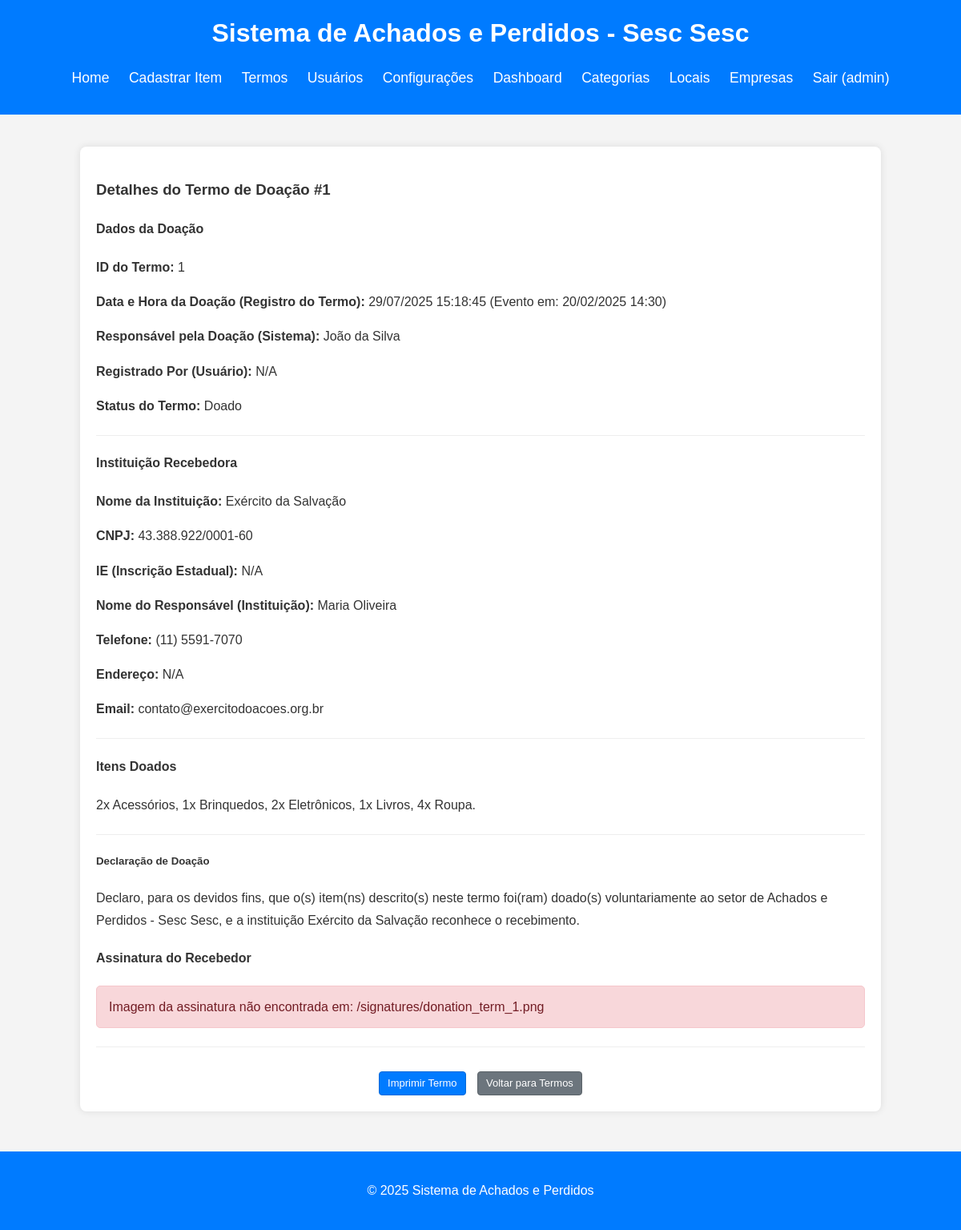
The page /view_donation_term_page.php?term_id=1 (signed in) on the database its author committed.
### tables this page shows
CREATE TABLE `settings` (
    `config_id` INT PRIMARY KEY DEFAULT 1,
    `unidade_nome` VARCHAR(255),
    `cnpj` VARCHAR(20),
    `endereco_rua` VARCHAR(255),
    `endereco_numero` VARCHAR(50),
    `endereco_bairro` VARCHAR(100),
    `endereco_cidade` VARCHAR(100),
    `endereco_estado` VARCHAR(50),
    `endereco_cep` VARCHAR(10),
    `last_updated` TIMESTAMP DEFAULT CURRENT_TIMESTAMP ON UPDATE CURRENT_TIMESTAMP,
    CONSTRAINT check_single_row CHECK (config_id = 1)
);

CREATE TABLE `donation_terms` (
    `term_id` INT AUTO_INCREMENT PRIMARY KEY,
    `user_id` INT,
    `responsible_donation` VARCHAR(255) NOT NULL,
    `donation_date` DATE NOT NULL,
    `donation_time` TIME NOT NULL,
    `company_id` INT DEFAULT NULL,
    `institution_name` VARCHAR(255) DEFAULT NULL,
    `institution_cnpj` VARCHAR(20),
    `institution_ie` VARCHAR(50),
    `institution_responsible_name` VARCHAR(255) DEFAULT NULL,
    `institution_phone` VARCHAR(30),
    `institution_address_street` VARCHAR(255),
    `institution_address_number` VARCHAR(30),
    `institution_address_bairro` VARCHAR(100),
    `institution_address_cidade` VARCHAR(100),
    `institution_address_estado` VARCHAR(2),
    `institution_address_cep` VARCHAR(15),
    `signature_image_path` VARCHAR(255) NOT NULL,
    `status` VARCHAR(30) NOT NULL,
    `reproval_reason` TEXT,
    `approved_at` TIMESTAMP NULL,
    `approved_by_user_id` INT,
    `reproved_at` TIMESTAMP NULL,
    `reproved_by_user_id` INT,
    `created_at` TIMESTAMP DEFAULT CURRENT_TIMESTAMP,
    `updated_at` TIMESTAMP DEFAULT CURRENT_TIMESTAMP ON UPDATE CURRENT_TIMESTAMP,
    INDEX `idx_donation_terms_company_id` (`company_id`),
    FOREIGN KEY (`user_id`) REFERENCES `users`(`id`) ON DELETE SET NULL,
    FOREIGN KEY (`approved_by_user_id`) REFERENCES `users`(`id`) ON DELETE SET NULL,
    FOREIGN KEY (`reproved_by_user_id`) REFERENCES `users`(`id`) ON DELETE SET NULL,
    FOREIGN KEY (`company_id`) REFERENCES `companies`(`id`) ON DELETE SET NULL ON UPDATE CASCADE
);

CREATE TABLE `companies` (
    `id` INT AUTO_INCREMENT PRIMARY KEY,
    `name` VARCHAR(255) NOT NULL,
    `cnpj` VARCHAR(20) DEFAULT NULL UNIQUE,
    `ie` VARCHAR(20) DEFAULT NULL,
    `responsible_name` VARCHAR(255) DEFAULT NULL,
    `phone` VARCHAR(20) DEFAULT NULL,
    `address_street` VARCHAR(255) DEFAULT NULL,
    `address_number` VARCHAR(50) DEFAULT NULL,
    `address_complement` VARCHAR(100) DEFAULT NULL,
    `address_neighborhood` VARCHAR(100) DEFAULT NULL,
    `address_city` VARCHAR(100) DEFAULT NULL,
    `address_state` VARCHAR(50) DEFAULT NULL,
    `address_cep` VARCHAR(10) DEFAULT NULL,
    `email` VARCHAR(255) DEFAULT NULL,
    `observations` TEXT DEFAULT NULL,
    `status` ENUM('active', 'inactive') NOT NULL DEFAULT 'active',
    `created_at` TIMESTAMP DEFAULT CURRENT_TIMESTAMP,
    `updated_at` TIMESTAMP DEFAULT CURRENT_TIMESTAMP ON UPDATE CURRENT_TIMESTAMP,
    INDEX `idx_companies_name` (`name`),
    INDEX `idx_companies_cnpj` (`cnpj`),
    INDEX `idx_companies_status` (`status`)
);

### src/view_donation_term_page.php (the view, shortened to what the rows shown need)
<?php
require_once 'db_connect.php';
$term_id = filter_input(INPUT_GET, 'term_id', FILTER_VALIDATE_INT);
$context = strval($_GET['context'] ?? '');
$term_data = null;
$item_summary_text = 'Nenhum item associado ou erro ao carregar.';
$page_error_message = '';
$voltar_link = ($context === 'approval') ? '/admin/approve_donations_page.php' : '/manage_terms.php';
$unidade_nome_setting = 'N/A';
if (isset($conn)) {
    $stmt_settings = $conn->prepare("SELECT unidade_nome FROM settings WHERE config_id = 1");
    if ($stmt_settings) {
        $stmt_settings->execute();
        $result_settings = $stmt_settings->get_result();
        if ($result_settings->num_rows > 0) {
            $setting_row = $result_settings->fetch_assoc();
            if (!empty($setting_row['unidade_nome'])) {
                $unidade_nome_setting = $setting_row['unidade_nome'];
            }
        }
    } else {
        error_log("In view_donation_term_page.php: Failed to prepare statement to fetch unidade_nome from settings: " . $conn->error);
    }
} else {
    error_log("In view_donation_term_page.php: Database connection \$conn is not available for fetching settings.");
}
$sql_term = "SELECT
                dt.*,
                u.username AS registered_by_by_username,
                cmp.name AS company_name,
                cmp.cnpj AS company_cnpj,
                cmp.ie AS company_ie,
                cmp.responsible_name AS company_responsible_name,
                cmp.phone AS company_phone,
                cmp.email AS company_email,
                cmp.address_street AS company_address_street,
                cmp.address_number AS company_address_number,
                cmp.address_complement AS company_address_complement,
                cmp.address_neighborhood AS company_address_neighborhood,
                cmp.address_city AS company_address_city,
                cmp.address_state AS company_address_state,
                cmp.address_cep AS company_address_cep,
                cmp.observations AS company_observations
              FROM donation_terms dt
              LEFT JOIN users u ON dt.user_id = u.id
              LEFT JOIN companies cmp ON dt.company_id = cmp.id
              WHERE dt.term_id = ?";
$stmt_term = $conn->prepare($sql_term);
if ($stmt_term) {
    $stmt_term->bind_param("i", $term_id);
    if ($stmt_term->execute()) {
        $result_term = $stmt_term->get_result();
        if ($result_term->num_rows === 1) {
            $term_data = $result_term->fetch_assoc();
            $term_data['display_institution_name'] = !empty($term_data['company_id']) ? $term_data['company_name'] : $term_data['institution_name'];
            $term_data['display_cnpj'] = !empty($term_data['company_id']) ? $term_data['company_cnpj'] : ($term_data['institution_cnpj'] ?? 'N/A');
            $term_data['display_ie'] = !empty($term_data['company_id']) ? ($term_data['company_ie'] ?? 'N/A') : ($term_data['institution_ie'] ?? 'N/A');
            $term_data['display_responsible_name'] = !empty($term_data['company_id']) ? $term_data['company_responsible_name'] : $term_data['institution_responsible_name'];
            $term_data['display_phone'] = !empty($term_data['company_id']) ? $term_data['company_phone'] : ($term_data['institution_phone'] ?? 'N/A');
            if (!empty($term_data['company_id'])) {
                $address_parts_display = [
                    htmlspecialchars($term_data['company_address_street'] ?? ''),
                    htmlspecialchars($term_data['company_address_number'] ?? ''),
                    htmlspecialchars($term_data['company_address_complement'] ?? ''),
                    htmlspecialchars($term_data['company_address_neighborhood'] ?? ''),
                    htmlspecialchars($term_data['company_address_city'] ?? ''),
                    htmlspecialchars($term_data['company_address_state'] ?? ''),
                    htmlspecialchars($term_data['company_address_cep'] ?? '')
                ];
            }
            $term_data['display_address'] = implode(', ', array_filter($address_parts_display));
            if (empty(trim($term_data['display_address']))) {
                $term_data['display_address'] = 'N/A';
            }
        } else {
            $page_error_message = "Termo de doação com ID " . htmlspecialchars($term_id) . " não encontrado.";
        }
    } else {
        error_log("Error executing term fetch for view_donation_term_page (Term ID: $term_id): " . $stmt_term->error);
        $page_error_message = "Erro ao buscar dados do termo de doação. Tente novamente.";
    }
} else {
    error_log("Error preparing term fetch for view_donation_term_page: " . $conn->error);
    $page_error_message = "Erro crítico ao preparar a busca dos dados do termo. Contacte o suporte.";
}
if ($term_data) {
    $item_summary_parts = [];
    $sql_summary = "SELECT c.name AS category_name, COUNT(dti.item_id) AS item_count
                      FROM donation_term_items dti
                      JOIN items i ON dti.item_id = i.id
                      JOIN categories c ON i.category_id = c.id
                      WHERE dti.term_id = ?
                      GROUP BY c.name
                      ORDER BY c.name ASC";
    $stmt_summary = $conn->prepare($sql_summary);
    if ($stmt_summary) {
        $stmt_summary->bind_param("i", $term_data['term_id']);
        if ($stmt_summary->execute()) {
            $result_summary_items = $stmt_summary->get_result();
            while ($summary_item = $result_summary_items->fetch_assoc()) {
                $item_summary_parts[] = htmlspecialchars($summary_item['item_count']) . "x " . htmlspecialchars($summary_item['category_name']);
            }
            if (!empty($item_summary_parts)) {
                $item_summary_text = implode(', ', $item_summary_parts) . ".";
            } else {
                $item_summary_text = "Nenhum item individual listado para este termo.";
            }
        } else {
            error_log("Error executing item summary for view_donation_term_page (Term ID: {$term_data['term_id']}): " . $stmt_summary->error);
            $item_summary_text = 'Erro ao carregar o resumo dos itens.';
        }
    } else {
        error_log("Error preparing item summary for view_donation_term_page: " . $conn->error);
        $item_summary_text = 'Erro crítico ao preparar o resumo dos itens.';
    }
}
require_once 'templates/header.php';
?>
<div class="container view-term-container">
    <?php if (!empty($page_error_message)): ?>
        <h3 class="no-print">Erro ao Visualizar Termo</h3>
        <p class="error-message no-print"><?php echo htmlspecialchars($page_error_message); ?></p>
        <p class="no-print"><a href="<?php echo htmlspecialchars($voltar_link); ?>" class="button-secondary">Voltar para Termos</a></p>
    <?php elseif ($term_data): ?>
        <h3>Detalhes do Termo de Doação #<?php echo htmlspecialchars($term_data['term_id']); ?></h3>
        <div class="term-section">
            <h4>Dados da Doação</h4>
            <p><strong class="term-label">ID do Termo:</strong> <span class="term-value"><?php echo htmlspecialchars($term_data['term_id']); ?></span></p>
            <p>
                <strong class="term-label">Data e Hora da Doação (Registro do Termo):</strong>
                <span class="term-value">
                    <?php
                        $created_datetime = DateTime::createFromFormat('Y-m-d H:i:s', $term_data['created_at']);
                        echo htmlspecialchars($created_datetime ? $created_datetime->format('d/m/Y H:i:s') : 'Data Inválida');
                        echo " (Evento em: ";
                        $donation_datetime_str = $term_data['donation_date'] . ' ' . $term_data['donation_time'];
                        $donation_datetime = DateTime::createFromFormat('Y-m-d H:i:s', $donation_datetime_str);
                        echo htmlspecialchars($donation_datetime ? $donation_datetime->format('d/m/Y H:i') : 'Data/Hora do Evento Inválida');
                        echo ")";
                    ?>
                </span>
            </p>
            <p><strong class="term-label">Responsável pela Doação (Sistema):</strong> <span class="term-value"><?php echo htmlspecialchars($term_data['responsible_donation']); ?></span></p>
            <p><strong class="term-label">Registrado Por (Usuário):</strong> <span class="term-value"><?php echo htmlspecialchars($term_data['registered_by_username'] ?? 'N/A'); ?></span></p>
            <p><strong class="term-label">Status do Termo:</strong> <span class="term-value"><?php echo htmlspecialchars($term_data['status']); ?></span></p>
        </div>
        <div class="term-section">
            <h4>Instituição Recebedora</h4>
            <p><strong class="term-label">Nome da Instituição:</strong> <span class="term-value"><?php echo htmlspecialchars($term_data['display_institution_name']); ?></span></p>
            <p><strong class="term-label">CNPJ:</strong> <span class="term-value"><?php echo htmlspecialchars($term_data['display_cnpj']); ?></span></p>
            <p><strong class="term-label">IE (Inscrição Estadual):</strong> <span class="term-value"><?php echo htmlspecialchars($term_data['display_ie']); ?></span></p>
            <p><strong class="term-label">Nome do Responsável (Instituição):</strong> <span class="term-value"><?php echo htmlspecialchars($term_data['display_responsible_name']); ?></span></p>
            <p><strong class="term-label">Telefone:</strong> <span class="term-value"><?php echo htmlspecialchars($term_data['display_phone']); ?></span></p>
            <p><strong class="term-label">Endereço:</strong> <span class="term-value"><?php echo $term_data['display_address']; ?></span></p>
            <?php if(!empty($term_data['company_id']) && !empty($term_data['company_email'])): ?>
                <p><strong class="term-label">Email:</strong> <span class="term-value"><?php echo htmlspecialchars($term_data['company_email']); ?></span></p>
            <?php endif; ?>
        </div>
        <div class="term-section">
            <h4>Itens Doados</h4>
            <p><span class="term-value"><?php echo $item_summary_text; ?></span></p>
        </div>
        <div class="donation-declaration">
            <h5>Declaração de Doação</h5>
            <p>
                Declaro, para os devidos fins, que o(s) item(ns) descrito(s) neste termo foi(ram) doado(s) voluntariamente ao setor de Achados e Perdidos - Sesc <?php echo htmlspecialchars($unidade_nome_setting); ?>, e a instituição <?php echo htmlspecialchars($term_data['display_institution_name']); ?> reconhece o recebimento.
            </p>
        </div>
        <div class="term-section">
            <h4>Assinatura do Recebedor</h4>
            <?php if (!empty($term_data['signature_image_path']) && file_exists($term_data['signature_image_path'])): ?>
                <img src="<?php echo htmlspecialchars($term_data['signature_image_path']); ?>" class="signature-image" alt="Assinatura do Recebedor">
            <?php elseif (!empty($term_data['signature_image_path'])): ?>
                <p class="error-message no-print">Imagem da assinatura não encontrada em: <?php echo htmlspecialchars($term_data['signature_image_path']); ?></p>
            <?php else: ?>
                <p><em>Nenhuma assinatura registrada para este termo.</em></p>
            <?php endif; ?>
        </div>
        <div class="term-actions no-print" style="margin-top: 30px; text-align:center;">
            <?php if ($term_data && $term_data['status'] !== 'Reprovado'): ?>
                <button onclick="window.print();" class="button-primary">Imprimir Termo</button>
            <?php endif; ?>
            <a href="<?php echo htmlspecialchars($voltar_link); ?>" class="button-secondary" style="margin-left:10px;">Voltar para Termos</a>
        </div>
    <?php endif; ?>
</div>
<?php
require_once 'templates/footer.php';
?>

### src/templates/header.php (shortened to what the rows shown need)
<?php
$db_specific_unidade_nome = '';
if (isset($conn) && $conn instanceof mysqli) {
    $stmt_settings = $conn->prepare("SELECT unidade_nome FROM settings WHERE config_id = 1");
    if ($stmt_settings) {
        $stmt_settings->execute();
        $result_settings = $stmt_settings->get_result();
        if ($result_settings->num_rows > 0) {
            $row_settings = $result_settings->fetch_assoc();
            if (!empty(trim($row_settings['unidade_nome'] ?? ''))) {
                $db_specific_unidade_nome = htmlspecialchars(trim($row_settings['unidade_nome'] ?? ''));
            }
        }
    } else {
        error_log("Failed to prepare statement for settings in header: " . $conn->error);
    }
} else {
    error_log("Database connection not available in header.php or not a mysqli object.");
}
$base_site_title = "Sistema de Achados e Perdidos";
$display_h1_title = $base_site_title;
if (!empty($db_specific_unidade_nome)) {
    $suffix = " - Sesc " . $db_specific_unidade_nome;
    $display_h1_title .= $suffix;
}
$h1_with_trigger = str_replace('Achados', '<span id="easter-egg-trigger">Achados</span>', $display_h1_title);
?>
<!DOCTYPE html>
<html lang="pt-br">
<head>
    <link rel="stylesheet" href="/style.css">
    <link href="https://cdn.jsdelivr.net/npm/select2@4.1.0-rc.0/dist/css/select2.min.css" rel="stylesheet" />
    <link rel="stylesheet" href="https://cdnjs.cloudflare.com/ajax/libs/font-awesome/6.5.2/css/all.min.css">
</head>
<body>
    <header>
        <h1><?php echo $h1_with_trigger; ?></h1>
        <nav>
            <ul>
            </ul>
        </nav>
    </header>
    <main>

### rows shown on the page
settings: unidade_nome "Sistema de Achados e Perdidos - Sesc Sesc", unidade_nome "Sesc"
donation_terms: term_id "1", created_at "29/07/2025 15:18:45", donation_date+donation_time "20/02/2025 14:30", responsible_donation "João da Silva", status "Doado", company.cnpj "43.388.922/0001-60", company.responsible_name "Maria Oliveira", company.phone "(11) 5591-7070", company.email "contato@exercitodoacoes.org.br", signature_image_path "/signatures/donation_term_1.png"

### other values the page prints
$_SESSION['username'] "admin"
$term_data['registered_by_username'] "N/A"
$term_data['display_institution_name'] "Exército da Salvação"
$term_data['display_ie'] "N/A"
$term_data['display_address'] "N/A"
$item_summary_text "2x Acessórios, 1x Brinquedos, 2x Eletrônicos, 1x Livros, 4x Roupa."
